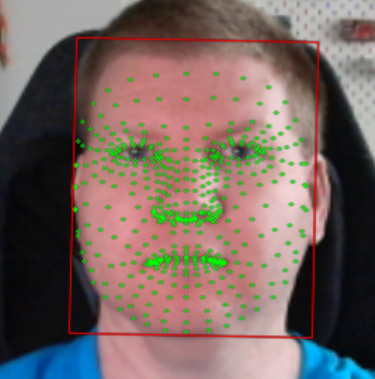
#> input picture photos/alignment.png, 375 x 379 px
$ python hist.py
#> lines starting #> are read from the running program, lines starting #| are printed output that depends on the picture
#> the answer given: alignment.png
import cv2 # OpenCV for image processing
import matplotlib.pyplot as plt # Matplotlib for plotting histograms

import tkinter as tk # Tkinter for GUI
from tkinter import filedialog # File dialog for selecting images

root = tk.Tk()
root.withdraw()

def show_image_histogram(image_path):
    # Load image
#> called with image_path = 'alignment.png'
    img = cv2.imread(image_path)
#> img is the input picture: shape (379, 375, 3); mean B, G, R 96.8, 101.9, 119.2
    if img is None:
        raise FileNotFoundError("Image not found or invalid path.")

    # Check if image is grayscale or color
    if len(img.shape) == 2 or img.shape[2] == 1:
        # Grayscale image
        plt.figure()
        plt.title("Grayscale Histogram")
        plt.xlabel("Pixel Value")
        plt.ylabel("Frequency")
        hist = cv2.calcHist([img], [0], None, [256], [0, 256])
        plt.plot(hist, color='black')
        plt.xlim([0, 256])
        plt.show()
    else:
        # Color image: BGR channels
        color_channels = {'r': 0, 'g': 1, 'b': 2}
        for color, channel in color_channels.items():
            plt.figure()
            plt.title(f"{color.upper()} Channel Histogram")
            plt.xlabel("Pixel Value")
            plt.ylabel("Frequency")
            hist = cv2.calcHist([img], [channel], None, [256], [0, 256])
            plt.plot(hist, color=color)
            plt.xlim([0, 256])
            plt.show()
#> this loop made 3 passes
#> pass 1, in show_image_histogram, `plt.show()`:
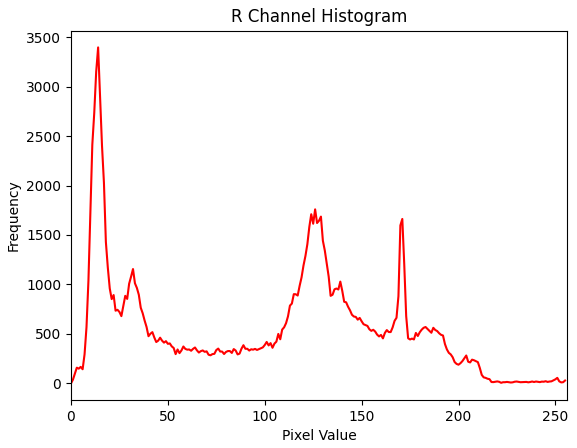
#> figure drawn by matplotlib, 1 panel; curve peaks at x = 14, y = 3396
#> pass 2, in show_image_histogram, `plt.show()`:
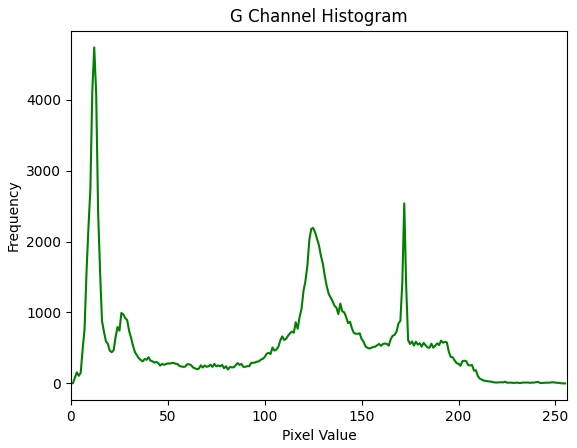
#> figure drawn by matplotlib, 1 panel; curve peaks at x = 12, y = 4737

file_types = (
        ("Image files", "*.png *.jpg *.jpeg *.gif *.bmp"),
        ("All files", "*.*")
    )
file_path = filedialog.askopenfilename(title="Select an image for Histograms", filetypes=file_types)

if file_path:
    show_image_histogram(file_path)
else:
    print("No file selected.")

$ run again, on photos/source.png
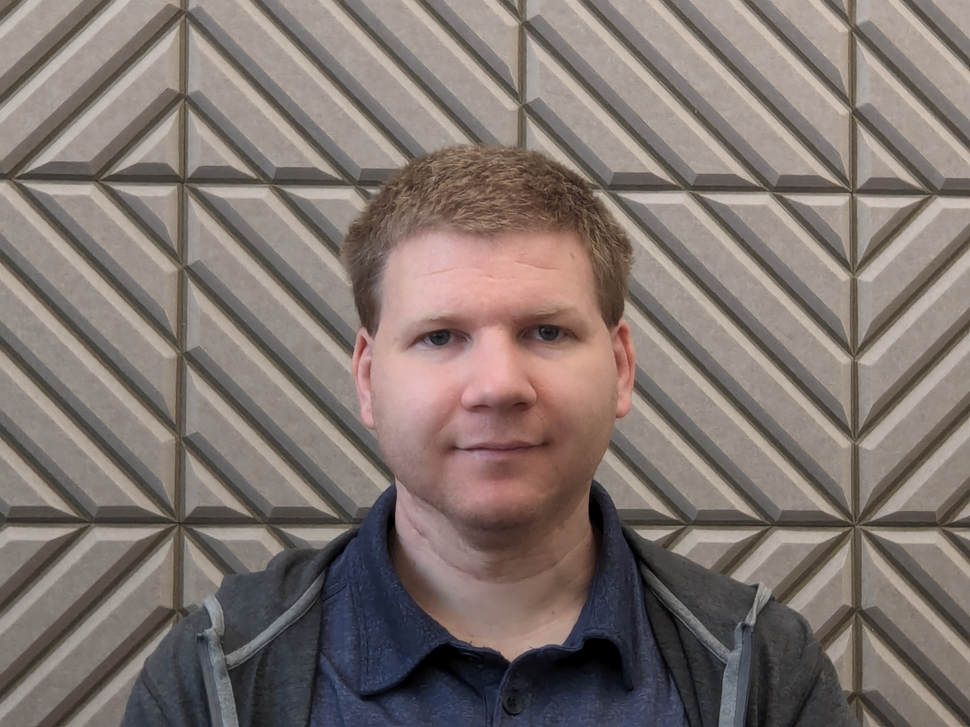
#> input picture photos/source.png, 970 x 727 px, shrunk from 3648 x 2736 before the run
#> in show_image_histogram, img is the input picture: shape (727, 970, 3); mean B, G, R 110.7, 116, 127.2
#> the loop in show_image_histogram, `for color, channel in color_channels.items():` made 3 passes
#> pass 1, in show_image_histogram, `plt.show()`:
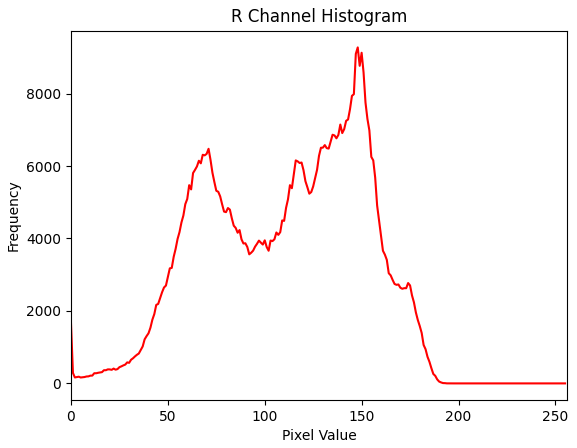
#> figure drawn by matplotlib, 1 panel; curve peaks at x = 148, y = 9275
#> pass 2, in show_image_histogram, `plt.show()`:
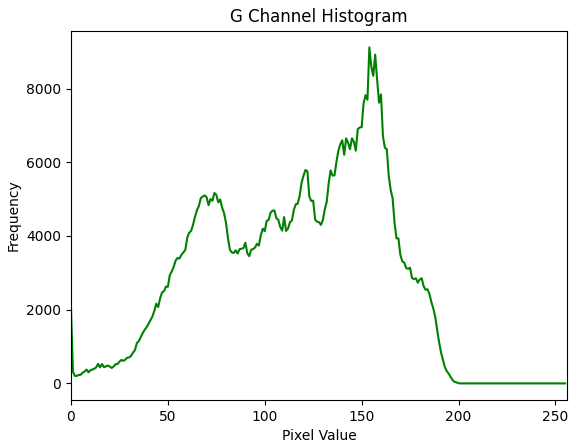
#> figure drawn by matplotlib, 1 panel; curve peaks at x = 154, y = 9118

$ run again, on photos/test.png
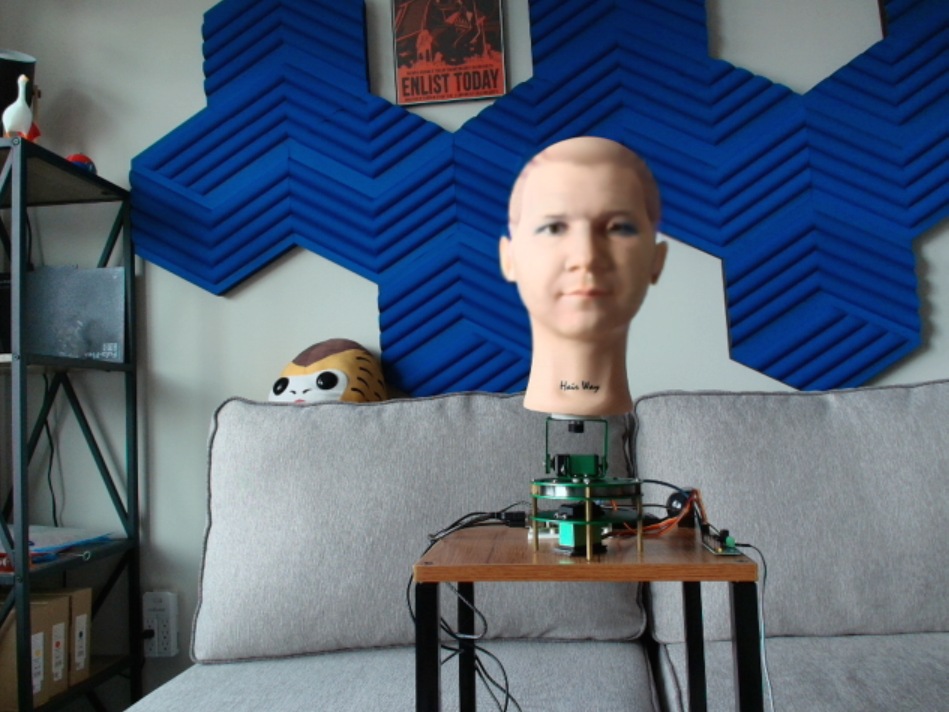
#> input picture photos/test.png, 949 x 712 px
#> in show_image_histogram, img is the input picture: shape (712, 949, 3); mean B, G, R 117, 98.7, 85.3
#> the loop in show_image_histogram, `for color, channel in color_channels.items():` made 3 passes
#> pass 1, in show_image_histogram, `plt.show()`:
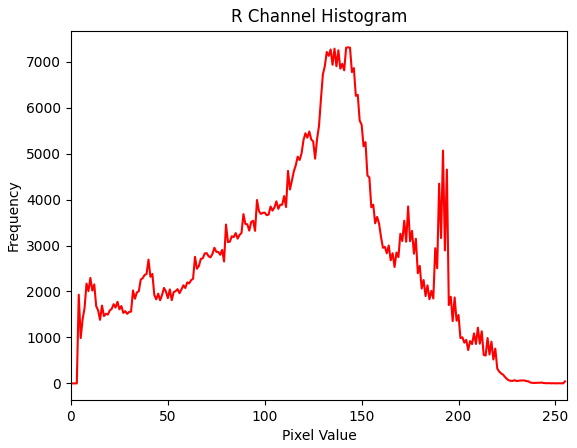
#> figure drawn by matplotlib, 1 panel; curve peaks at x = 143, y = 7310
#> pass 2, in show_image_histogram, `plt.show()`:
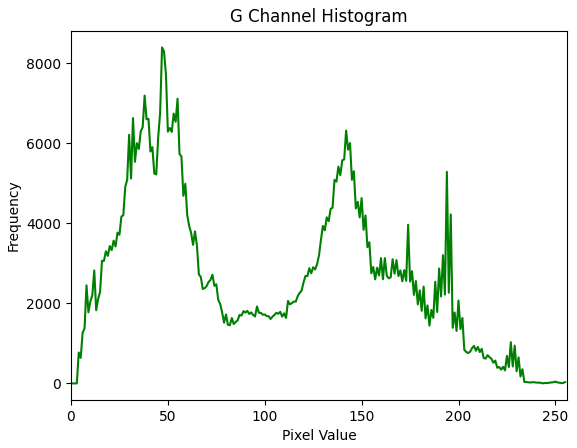
#> figure drawn by matplotlib, 1 panel; curve peaks at x = 47, y = 8397
